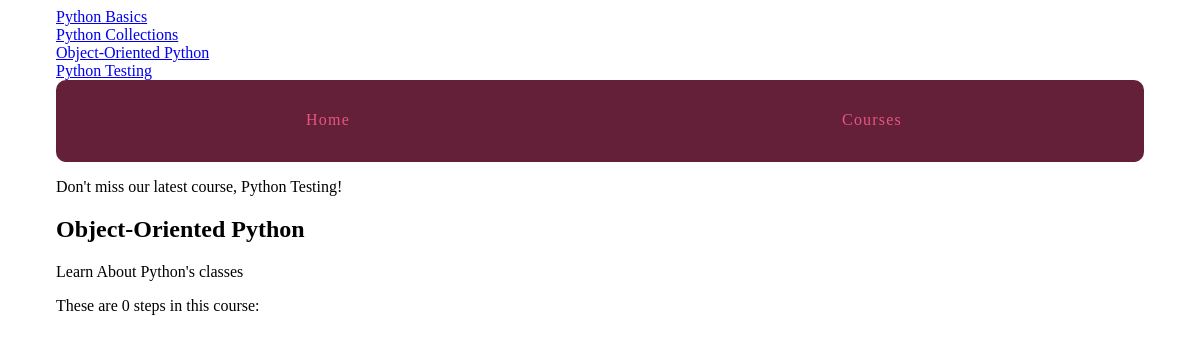
Page /courses/3/ on the committed database.
### courses/models.py (models this page shows)
class Course(models.Model):
    created_at = models.DateTimeField(auto_now_add=True)
    title = models.CharField(max_length=255)
    description = models.TextField()
    def __str__(self):
        return self.title

### courses/views.py (the view)
# urls.py: url(r'(?P<pk>\d+)/$', views.course_detail, name='detail'),
def course_detail(request, pk):
    course = get_object_or_404(Course, pk=pk)
    return render(request, 'courses/course_detail.html', {'course': course })

### courses/templatetags/course_extras.py (called while the page is built)
@register.simple_tag
def newest_course():
    return Course.objects.latest('created_at')

@register.inclusion_tag('courses/course_nav.html')
def nav_courses_list():
    courses = Course.objects.all()
    return {'courses': courses}

@register.filter('markdown_to_html')
def markdown_to_html(markdown_text):
    html_body = markdown2.markdown(markdown_text)
    return mark_safe(html_body)

### courses/templates/courses/course_detail.html (shortened to what this page needs)
{% extends "layout.html" %}
{% load humanize course_extras %}
{% block content %}
    <article>
        <h2>{{ course.title }}</h2>
        {{ course.description|markdown_to_html }}
        <p>These are {{ course.step_set.count | apnumber }} step{{ course.step_set.count | pluralize }} in this course: {{ course.step_set.all | join:", "}}</p>
    </article>
{% endblock %}

### templates/layout.html (shortened to what this page needs)
{% load static %}
{% load course_extras %}
<!doctype html>
<html>
    <head>
        <link rel="stylesheet" href="{% static 'layout.css' %}" type="text/css">
    </head>
    <body>
        <div class="site-container">
            <div>{% nav_courses_list %}</div>
                <nav>
                    <a href="{% url 'hello_world' %}">Home</a>
                    <a href="{% url 'courses:list' %}">Courses</a>
                </nav>
                <p>Don't miss our latest course, {% newest_course %}!</p>
            {% block content %}{% endblock %}
        </div>
    </body>
</html>

### courses/templates/courses/course_nav.html
{% for course in courses %}
<div>
    <a href="{% url 'courses:detail' pk=course.pk %}">
    {{ course.title }}
    </a>
</div>
{% endfor %}

### static/layout.css (style rules this page uses)
html { box-sizing: border-box; }
*, *::after, *::before { box-sizing: inherit; }
.site-container { max-width: 68em; margin-left: auto; margin-right: auto; }
.site-container::after { clear: both; content: ""; display: table; }
.site-container nav { width: 100%; display: table; width: 100%; table-layout: fixed; border-bottom-left-radius: 10px; border-bottom-right-radius: 10px; border-top-left-radius: 10px; border-top-right-radius: 10px; border-bottom-left-radius: 10px; border-top-left-radius: 10px; border-bottom-right-radius: 10px; border-top-right-radius: 10px; background-color: #642039; margin-bottom: 1em; overflow: hidden; }
.site-container nav a { display: table-cell; width: 8.33333%; padding: 10px; border-bottom: 2px solid #642039; color: #e6557e; letter-spacing: 0.075em; line-height: 60px; text-align: center; text-decoration: none; }

### rows in the picture
Course: title "Python Basics"
Course: title "Python Collections"
Course: title "Object-Oriented Python", description "Learn About Python's classes", step_set.count|apnumber "0", step_set.count|pluralize "s"
Course: title "Python Testing"
